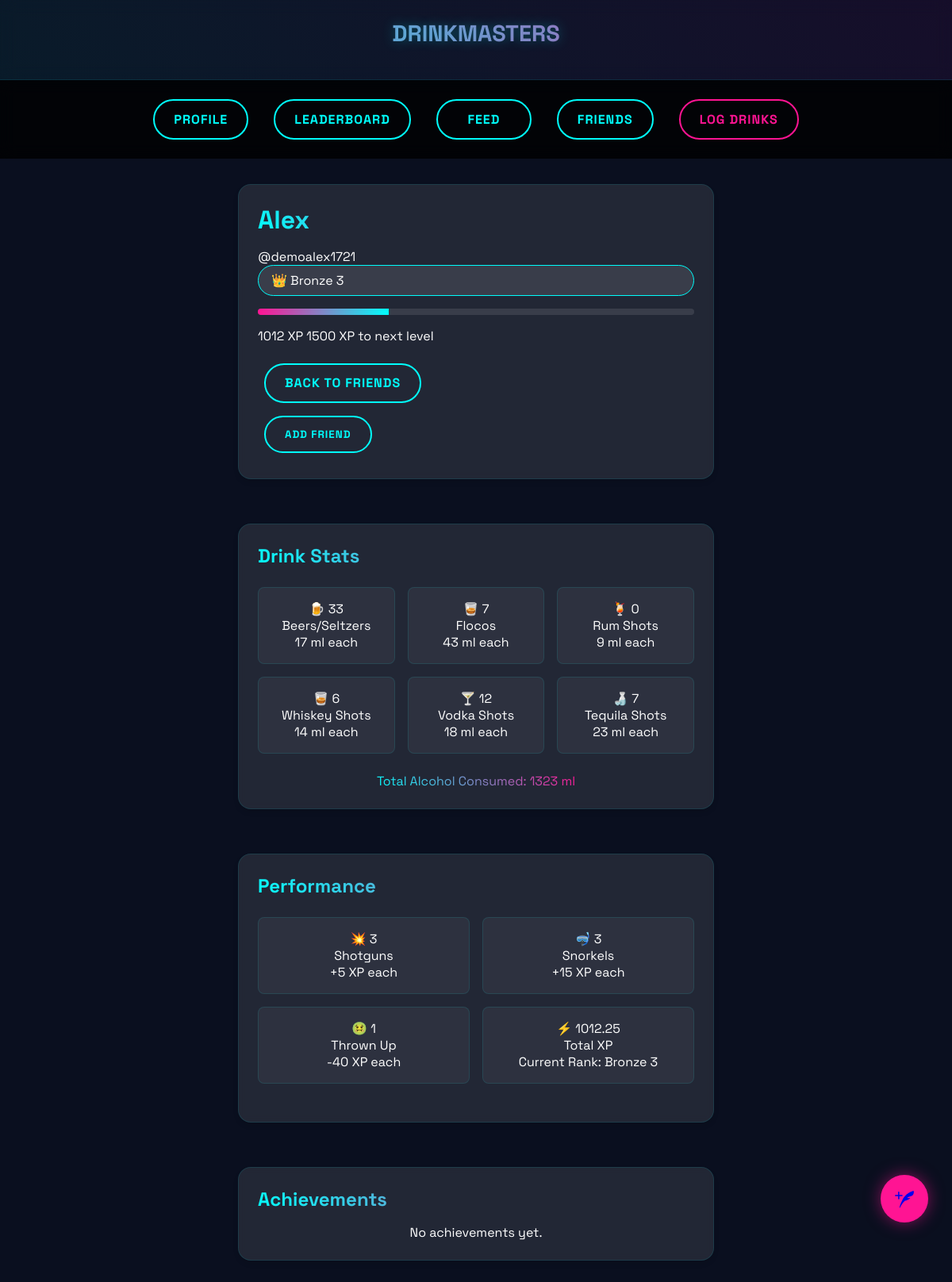
The page /accounts/friend_profile/demoalex1721/ (signed in) on the database its author committed.
### accounts/models.py (models this page shows, shortened)
class Profile(models.Model):
    user = models.OneToOneField(User, on_delete=models.CASCADE)
    display_name = models.CharField(
        max_length=15,
        default='User',
        help_text="Display name (letters only, max 15 characters)"
    )
    beer      = models.IntegerField(default=0, help_text="Number of Beers/Seltzers drank (17 ml alcohol per beer)")
    floco     = models.IntegerField(default=0, help_text="Number of Flocos (43 ml alcohol per shot)")
    rum       = models.IntegerField(default=0, help_text="Number of rum shots (9 ml alcohol per shot)")
    whiskey   = models.IntegerField(default=0, help_text="Number of whiskey shots (14 ml alcohol per shot)")
    vodka     = models.IntegerField(default=0, help_text="Number of vodka shots (18 ml alcohol per shot)")
    tequila   = models.IntegerField(default=0, help_text="Number of tequila shots (23 ml alcohol per shot)")
    shotguns  = models.IntegerField(default=0, help_text="Number of shotguns")
    snorkels  = models.IntegerField(default=0, help_text="Number of snorkels")
    thrown_up = models.IntegerField(default=0, help_text="Times thrown up")
    xp        = models.IntegerField(default=0, help_text="Lifetime XP")
    tokens    = models.IntegerField(default=0, help_text="Available token balance")
    rank         = models.CharField(max_length=50, default='Bronze 1', help_text="Lifetime sub-rank")
    monthly_rank = models.CharField(max_length=50, default='Bronze',   help_text="Current month rank (resets 1st of each month)")
    yearly_rank  = models.CharField(max_length=50, default='Bronze',   help_text="Current calendar year rank (resets Jan 1)")
    friends = models.ManyToManyField('self', symmetrical=False, blank=True)
    def calculate_alcohol_drank(self):
        return (
            (self.beer    * 17) +
            (self.floco   * 43) +
            (self.rum     *  9) +
            (self.whiskey * 14) +
            (self.vodka   * 18) +
            (self.tequila * 23)
        )
    def calculate_xp(self):
        alcohol_xp = self.calculate_alcohol_drank() * 0.75
        bonus_xp   = (self.shotguns * 5) + (self.snorkels * 15)
        penalties  = self.thrown_up * 40
        return max(round(alcohol_xp + bonus_xp - penalties, 2), 0)
    @property
    def xp_to_next_level(self):
        return _next_threshold(int(self.xp), LIFETIME_RANKS)
    @property
    def xp_percentage(self):
        if self.rank == 'Steeze 3':
            return 100
        next_xp = self.xp_to_next_level
        if not next_xp:
            return 100
        current_floor = 0
        for threshold, _ in LIFETIME_RANKS:
            if self.xp >= threshold:
                current_floor = threshold
            else:
                break
        span = next_xp - current_floor
        if span <= 0:
            return 100
        return min(100, int(((self.xp - current_floor) / span) * 100))
    def check_achievements(self):
        earned = []
        for achievement in Achievement.objects.all():
            if achievement.qualifies(self):
                earned.append(achievement)
        return earned

### accounts/views.py (the view)
# urls.py: path('friend_profile/<str:username>/', views.friend_profile, name='friend_profile'),
@login_required
def friend_profile(request, username):
    friend_profile_obj = get_object_or_404(Profile, user__username=username)
    is_friend = friend_profile_obj in request.user.profile.friends.all()
    earned_achievements = friend_profile_obj.check_achievements()
    return render(request, 'accounts/friend_profile.html', {
        'friend_profile': friend_profile_obj,
        'is_friend': is_friend,
        'achievements': earned_achievements,  # if you're showing achievements here
    })

### accounts/models.py (called while the page is built)
def _next_threshold(xp, rank_table):
    for threshold, label in rank_table:
        if xp < threshold:
            return threshold
    return None

### accounts/templates/accounts/friend_profile.html (shortened to what this page needs)
{% extends 'base.html' %}
{% block content %}
<div class="profile-container">
    <div class="glass-card profile-header-card">
        <div class="profile-header-main">
            <div class="username-with-rank">
                <h1 class="gradient-text">{{ friend_profile.display_name }}</h1>
                        <p class="username-secondary">@{{ friend_profile.user.username }}</p>
                <div class="rank-badge" data-rank="{{ friend_profile.rank }}">
                    <span class="rank-icon">
                        {% if friend_profile.rank == "Bronze" %}
                            🥉
                        {% elif friend_profile.rank == "Silver" %}
                            🥈
                        {% elif friend_profile.rank == "Gold" %}
                            🥇
                        {% elif friend_profile.rank == "Platinum" %}
                            🔘
                        {% elif friend_profile.rank == "Diamond" %}
                            💎
                        {% else %}
                            👑
                        {% endif %}
                    </span>
                    <span class="rank-name">{{ friend_profile.rank }}</span>
                </div>
            </div>
            <div class="xp-display">
                <div class="xp-bar-container">
                    <div class="xp-bar">
                        <div class="xp-progress" style="width: {{ friend_profile.xp_percentage }}%;"></div>
                    </div>
                    <div class="xp-text">
                        <span>{{ friend_profile.xp }} XP</span>
                        {% if friend_profile.rank != "Steez" %}
                            <span>{{ friend_profile.xp_to_next_level }} XP to next level</span>
                        {% else %}
                            <span>MAX RANK</span>
                        {% endif %}
                    </div>
                </div>
            </div>
        </div>
        <div class="profile-actions" style="margin-top: 1rem;">
            <a href="{% url 'friend_list' %}" class="neon-btn">Back to Friends</a>
            {% if is_friend %}
            <form method="post" action="{% url 'remove_friend' friend_profile.id %}">
                {% csrf_token %}
                <button type="submit" class="neon-btn pink-btn">Remove Friend</button>
            </form>
            {% else %}
            <form method="post" action="{% url 'send_friend_request' %}">
                <button type="submit" class="neon-btn">Add Friend</button>
            </form>
            {% endif %}
        </div>
    </div>
    <div class="glass-card">
        <h2 class="gradient-text">Drink Stats</h2>
        <div class="stats-grid three-column">
            <div class="stat-item">
                <div class="stat-value">
                    <span class="stat-icon">🍺</span>
                    <span>{{ friend_profile.beer }}</span>
                </div>
                <div class="stat-label">Beers/Seltzers</div>
                <div class="stat-subtext">17 ml each</div>
            </div>
            <div class="stat-item">
                <div class="stat-value">
                    <span class="stat-icon">🥃</span>
                    <span>{{ friend_profile.floco }}</span>
                </div>
                <div class="stat-label">Flocos</div>
                <div class="stat-subtext">43 ml each</div>
            </div>
            <div class="stat-item">
                <div class="stat-value">
                    <span class="stat-icon">🍹</span>
                    <span>{{ friend_profile.rum }}</span>
                </div>
                <div class="stat-label">Rum Shots</div>
                <div class="stat-subtext">9 ml each</div>
            </div>
            <div class="stat-item">
                <div class="stat-value">
                    <span class="stat-icon">🥃</span>
                    <span>{{ friend_profile.whiskey }}</span>
                </div>
                <div class="stat-label">Whiskey Shots</div>
                <div class="stat-subtext">14 ml each</div>
            </div>
            <div class="stat-item">
                <div class="stat-value">
                    <span class="stat-icon">🍸</span>
                    <span>{{ friend_profile.vodka }}</span>
                </div>
                <div class="stat-label">Vodka Shots</div>
                <div class="stat-subtext">18 ml each</div>
            </div>
            <div class="stat-item">
                <div class="stat-value">
                    <span class="stat-icon">🍶</span>
                    <span>{{ friend_profile.tequila }}</span>
                </div>
                <div class="stat-label">Tequila Shots</div>
                <div class="stat-subtext">23 ml each</div>
            </div>
        </div>
        <div class="total-alcohol" style="text-align: center; margin-top: 1rem;">
            <span class="gradient-text">Total Alcohol Consumed: {{ friend_profile.calculate_alcohol_drank }} ml</span>
        </div>
    </div>
    <div class="glass-card">
        <h2 class="gradient-text">Performance</h2>
        <div class="stats-grid two-column">
            <div class="stat-item">
                <div class="stat-value">
                    <span class="stat-icon">💥</span>
                    <span>{{ friend_profile.shotguns }}</span>
                </div>
                <div class="stat-label">Shotguns</div>
                <div class="stat-subtext">+5 XP each</div>
            </div>
            <div class="stat-item">
                <div class="stat-value">
                    <span class="stat-icon">🤿</span>
                    <span>{{ friend_profile.snorkels }}</span>
                </div>
                <div class="stat-label">Snorkels</div>
                <div class="stat-subtext">+15 XP each</div>
            </div>
            <div class="stat-item">
                <div class="stat-value">
                    <span class="stat-icon">🤢</span>
                    <span>{{ friend_profile.thrown_up }}</span>
                </div>
                <div class="stat-label">Thrown Up</div>
                <div class="stat-subtext">-40 XP each</div>
            </div>
            <div class="stat-item">
                <div class="stat-value">
                    <span class="stat-icon">⚡</span>
                    <span>{{ friend_profile.calculate_xp }}</span>
                </div>
                <div class="stat-label">Total XP</div>
                <div class="stat-subtext">Current Rank: {{ friend_profile.rank }}</div>
            </div>
        </div>
    </div>
<div class="glass-card">
    <h2 class="gradient-text">Achievements</h2>
    <div>
        {% with achievements=friend_profile.get_achievements %}
            {% if achievements %}
                <ul style="list-style-type: none; padding: 0;">
                    {% for achievement in achievements %}
                    <li style="background: rgba(0,254,252,0.1); margin: 0.5rem 0; padding: 0.5rem; border-radius: 5px;">
                        {{ achievement }}
                    </li>
                    {% endfor %}
                </ul>
            {% else %}
                <p style="text-align: center;">No achievements yet.</p>
            {% endif %}
        {% endwith %}
    </div>
</div>
</div>
{% endblock %}

### accounts/templates/base.html (style rules this page uses)
:root { --neon-cyan: #00fefc; --hot-pink: #ff1493; --deep-space: #0a0f1f; --void: #000; --glass-white: rgba(255, 255, 255, 0.1); --glass-border: rgba(0, 254, 252, 0.1); }
* { margin: 0; padding: 0; box-sizing: border-box; font-family: 'Space Grotesk', sans-serif; }
body { background: var(--deep-space); color: white; min-height: 100vh; padding-bottom: 80px; }
.glass-card { background: var(--glass-white); border-radius: 16px; padding: 1.5rem; margin: 1rem; border: 1px solid var(--glass-border); backdrop-filter: blur(5px); transition: transform 0.3s ease, box-shadow 0.3s ease; box-shadow: 0 4px 6px rgba(0, 0, 0, 0.1); }
.neon-btn { background: none; border: 2px solid var(--neon-cyan); color: var(--neon-cyan); padding: 0.8rem 1.5rem; border-radius: 50px; font-weight: 700; cursor: pointer; transition: all 0.3s ease; text-transform: uppercase; letter-spacing: 1px; text-decoration: none; display: inline-block; margin: 0.5rem; text-align: center; min-width: 120px; }
.gradient-text { background: linear-gradient(45deg, var(--neon-cyan), var(--hot-pink)); -webkit-background-clip: text; background-clip: text; -webkit-text-fill-color: transparent; }
h1, h2, h3 { margin-bottom: 1rem; }
.xp-bar { height: 8px; background: rgba(255,255,255,0.1); border-radius: 4px; overflow: hidden; margin: 1rem 0; }
.xp-progress { height: 100%; background: linear-gradient(90deg, var(--hot-pink), var(--neon-cyan)); transition: width 0.5s ease; }
.rank-badge { background: rgba(255,255,255,0.1); padding: 0.5rem 1rem; border-radius: 25px; border: 1px solid var(--neon-cyan); }
.stats-grid { display: grid; gap: 1.5rem; margin: 1.5rem 0; }
.two-column { grid-template-columns: repeat(2, 1fr); }
.three-column { grid-template-columns: repeat(3, 1fr); }
.stat-item { background: rgba(255,255,255,0.05); padding: 1rem; border-radius: 12px; border: 1px solid rgba(0,254,252,0.1); }
@media (min-width: 768px) { body { padding-bottom: 0; } }

### accounts/templates/accounts/friend_profile.html (style rules this page uses)
.profile-container { display: flex; flex-direction: column; gap: 1.5rem; padding: 1rem; align-items: center; }
.profile-header-card, .glass-card { width: 100%; max-width: 600px; }
.stats-grid { display: grid; gap: 1rem; }
.three-column { grid-template-columns: repeat(3, 1fr); }
.two-column { grid-template-columns: repeat(2, 1fr); }
.stat-item { background: rgba(255, 255, 255, 0.05); padding: 1rem; border-radius: 8px; text-align: center; }

### rows shown on the page
Profile: display_name "Alex", user.username "demoalex1721", rank "Bronze 3", xp "1012", xp_to_next_level "1500", beer "33", floco "7", rum "0", whiskey "6", vodka "12", tequila "7", calculate_alcohol_drank "1323", shotguns "3", snorkels "3", thrown_up "1", calculate_xp "1012.25"
